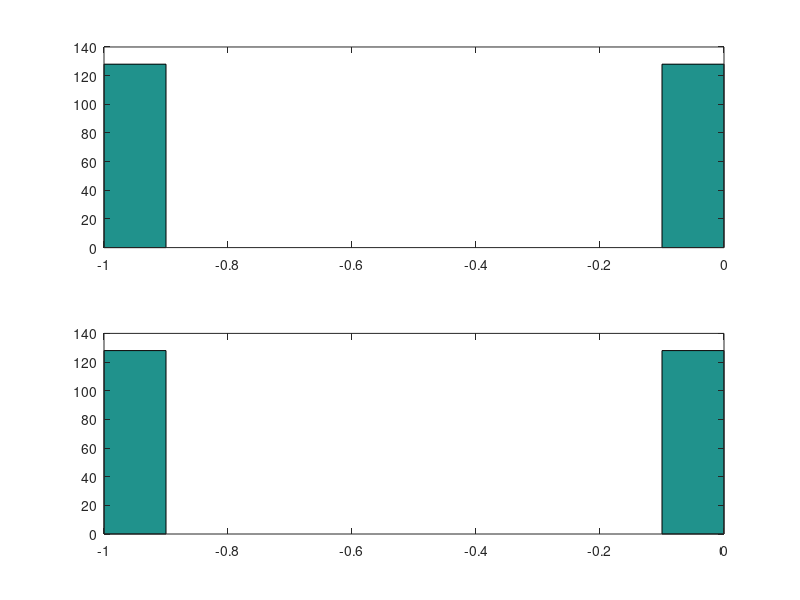

Write the MATLAB code that produced this figure.

n=4

figure;


table = zeros ([(2^n)*(2^n) 4*n]);
table_appx = zeros ([(2^n)*(2^n) 4*n]);

for i=0:2^n-1
    for j = 0:2^n-1
        
        sum = i+j;
        sum2 = 2* round(sum/2 - 0.1);
        
        i1=de2bi(i,n,'left-msb');
        j1=de2bi(j,n,'left-msb');
        
        
        if (sum >7)
            carry = 1;
        else
            carry=0;
        end
        
        sum = mod ( sum,2^n );
        sum2 = mod ( sum2,2^n );
        
        sum22=de2bi(sum2,n,'left-msb');
        sum1=de2bi(sum,n,'left-msb');
        carry1=de2bi(carry,n,'left-msb');
        
        table(i*2^n + j +1,1:n)=i1;table(i*2^n + j +1,n+1:n+n)=j1;table(i*2^n + j +1,n+n+1:n+n+n)=carry1;table(i*2^n + j +1,n+n+n+1:n+n+n+n)=sum1;
        table_appx(i*2^n + j +1,1:n)=i1;table_appx(i*2^n + j +1,n+1:n+n)=j1;table_appx(i*2^n + j +1,n+n+1:n+n+n)=carry1;table_appx(i*2^n + j +1,n+n+n+1:n+n+n+n)=sum22;

       
    end
end

table_err = table_appx - table;
table_err = table_err(:,2*n+1:end);

subplot(2,1,1);
hist(table_err(:,2*n))




table_dist = zeros ([(2^n)*(2^n) 4*n]);
table_dist_appx = zeros ([(2^n)*(2^n) 4*n]);

    i_dist = round ( abs (normrnd(0,2,[(2^n)*(2^n) 1])));
    j_dist = round ( abs (normrnd(0,2,[(2^n)*(2^n) 1])));

for i=0:2^n-1
for j = 0:2^n-1
        


    
        sum = i_dist(i+1)+j_dist(j+1);
        sum2 = 2* round(sum/2 - 0.1);

        
        
        i1=de2bi(i_dist(i+1),n,'left-msb');
        j1=de2bi(j_dist(j+1),n,'left-msb');
                if (sum >7)
            carry = 1;
        else
            carry=0;
        end
        
        sum = mod ( sum,2^n );
        sum2 = mod ( sum2,2^n );
        
        sum22=de2bi(sum2,n,'left-msb');
        sum1=de2bi(sum,n,'left-msb');
        carry1=de2bi(carry,n,'left-msb');

        
        table_dist(i*2^n + j +1,1:n)=i1;table_dist(i*2^n + j +1,n+1:n+n)=j1;table_dist(i*2^n + j +1,n+n+1:n+n+n)=carry1;table_dist(i*2^n + j +1,n+n+n+1:n+n+n+n)=sum1;
        table_dist_appx(i*2^n + j +1,1:n)=i1;table_dist_appx(i*2^n + j +1,n+1:n+n)=j1;table_dist_appx(i*2^n + j +1,n+n+1:n+n+n)=carry1;table_dist_appx(i*2^n + j +1,n+n+n+1:n+n+n+n)=sum22;

        
end
end

table_dist_err = table_dist_appx - table_dist;
table_dist_err = table_dist_err(:,2*n+1:end);
subplot(2,1,2);
hist(table_dist_err(:,2*n))
